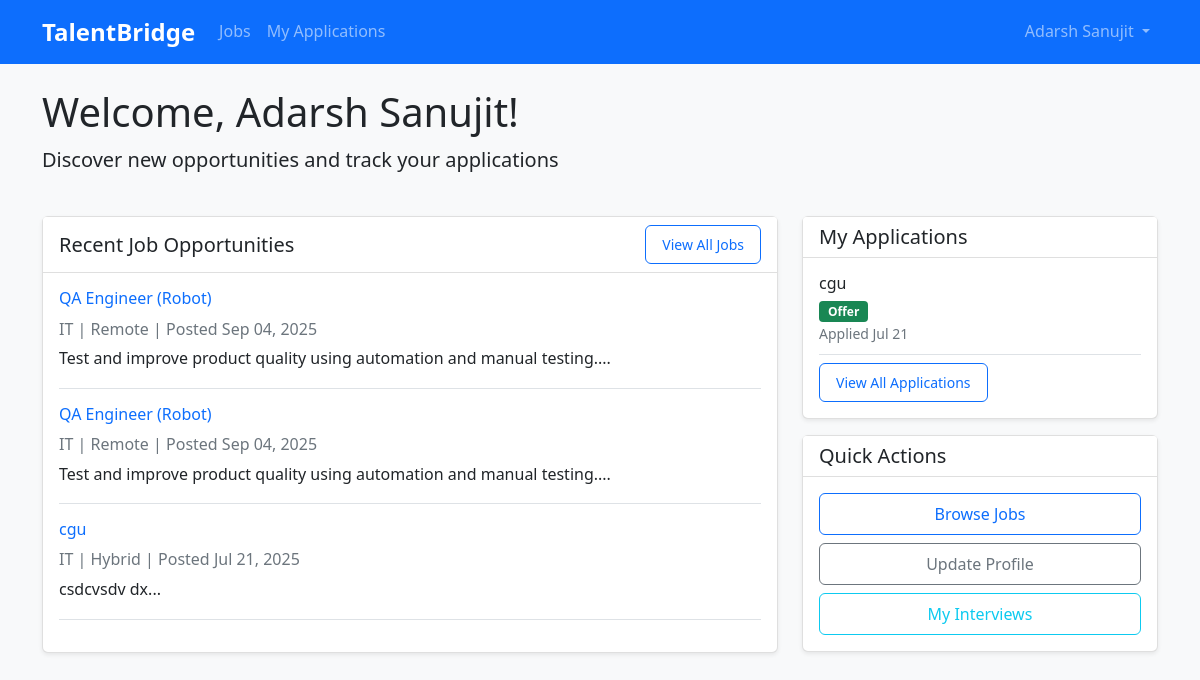
The page /jobs/employee-dashboard (signed in) on the database its author committed.
### app/models.py (models this page shows, shortened)
class User(UserMixin, db.Model):
    id = db.Column(db.Integer, primary_key=True)
    username = db.Column(db.String(80), unique=True, nullable=False)
    email = db.Column(db.String(120), unique=True, nullable=False)
    password = db.Column(db.String(120), nullable=False)
    role = db.Column(db.String(20), nullable=False, default='employee')
    first_name = db.Column(db.String(50), nullable=False)
    last_name = db.Column(db.String(50), nullable=False)
    department = db.Column(db.String(100))
    location = db.Column(db.String(100))
    skills = db.Column(db.Text)
    phone = db.Column(db.String(20))
    resume_filename = db.Column(db.String(200))
    created_at = db.Column(db.DateTime, default=datetime.utcnow)
    applications = db.relationship('Application', backref='applicant', lazy=True)
    posted_jobs = db.relationship('Job', backref='posted_by_user', lazy=True)
    def get_full_name(self):
        return f"{self.first_name} {self.last_name}"

class Job(db.Model):
    id = db.Column(db.Integer, primary_key=True)
    title = db.Column(db.String(200), nullable=False)
    department = db.Column(db.String(100), nullable=False)
    location = db.Column(db.String(100), nullable=False)
    description = db.Column(db.Text, nullable=False)
    requirements = db.Column(db.Text)
    skills_required = db.Column(db.Text)
    salary_range = db.Column(db.String(100))
    job_type = db.Column(db.String(50), default='Full-time')
    status = db.Column(db.String(20), default='active')
    deadline = db.Column(db.DateTime)
    posted_by = db.Column(db.Integer, db.ForeignKey('user.id'), nullable=False)
    created_at = db.Column(db.DateTime, default=datetime.utcnow)
    updated_at = db.Column(db.DateTime, default=datetime.utcnow, onupdate=datetime.utcnow)
    applications = db.relationship('Application', backref='job', lazy=True, cascade='all, delete-orphan')

class Application(db.Model):
    id = db.Column(db.Integer, primary_key=True)
    job_id = db.Column(db.Integer, db.ForeignKey('job.id'), nullable=False)
    user_id = db.Column(db.Integer, db.ForeignKey('user.id'), nullable=False)
    cover_letter = db.Column(db.Text)
    resume_filename = db.Column(db.String(200))
    status = db.Column(db.String(20), default='submitted')
    applied_at = db.Column(db.DateTime, default=datetime.utcnow)
    updated_at = db.Column(db.DateTime, default=datetime.utcnow, onupdate=datetime.utcnow)
    hr_notes = db.Column(db.Text)
    interviews = db.relationship('Interview', backref='application', lazy=True, cascade='all, delete-orphan')

### app/routes/jobs.py (the view)
@jobs_bp.route('/employee-dashboard')
@login_required
def employee_dashboard():
    recent_jobs = Job.query.filter_by(status='active').order_by(Job.created_at.desc()).limit(5).all()
    my_applications = Application.query.filter_by(user_id=current_user.id)\
                                    .order_by(Application.applied_at.desc()).limit(5).all()
    return render_template('dashboard/employee_dashboard.html',
                         recent_jobs=recent_jobs, my_applications=my_applications)

### app/templates/dashboard/employee_dashboard.html (shortened to what this page needs)
{% extends "base.html" %}
{% block content %}
<div class="row">
    <div class="col-12">
        <h1>Welcome, {{ current_user.get_full_name() }}!</h1>
        <p class="lead">Discover new opportunities and track your applications</p>
    </div>
</div>
<div class="row mt-4">
    <div class="col-lg-8">
        <div class="card">
            <div class="card-header d-flex justify-content-between align-items-center">
                <h5 class="mb-0">Recent Job Opportunities</h5>
                <a href="{{ url_for('jobs.job_list') }}" class="btn btn-outline-primary btn-sm">View All Jobs</a>
            </div>
            <div class="card-body">
                {% if recent_jobs %}
                    {% for job in recent_jobs %}
                    <div class="border-bottom pb-3 mb-3">
                        <h6><a href="{{ url_for('jobs.job_detail', job_id=job.id) }}" class="text-decoration-none">{{ job.title }}</a></h6>
                        <p class="text-muted mb-1">
                             {{ job.department }} |
                             {{ job.location }} |
                             Posted {{ job.created_at.strftime('%b %d, %Y') }}
                        </p>
                        <p class="mb-0">{{ job.description[:150] }}...</p>
                    </div>
                    {% endfor %}
                {% else %}
                    <p class="text-muted">No recent job postings available.</p>
                {% endif %}
            </div>
        </div>
    </div>
    <div class="col-lg-4">
        <div class="card">
            <div class="card-header">
                <h5 class="mb-0">My Applications</h5>
            </div>
            <div class="card-body">
                {% if my_applications %}
                    {% for application in my_applications %}
                    <div class="border-bottom pb-2 mb-2">
                        <h6 class="mb-1">{{ application.job.title }}</h6>
                        <span class="badge bg-{% if application.status == 'submitted' %}secondary{% elif application.status == 'interview' %}warning{% elif application.status == 'offer' %}success{% else %}danger{% endif %}">
                            {{ application.status.title() }}
                        </span>
                        <p class="text-muted small mb-0">Applied {{ application.applied_at.strftime('%b %d') }}</p>
                    </div>
                    {% endfor %}
                    <a href="{{ url_for('applications.my_applications') }}" class="btn btn-outline-primary btn-sm">View All Applications</a>
                {% else %}
                    <p class="text-muted">No applications yet.</p>
                    <a href="{{ url_for('jobs.job_list') }}" class="btn btn-primary btn-sm">Browse Jobs</a>
                {% endif %}
            </div>
        </div>
        <div class="card mt-3">
            <div class="card-header">
                <h5 class="mb-0">Quick Actions</h5>
            </div>
            <div class="card-body">
                <div class="d-grid gap-2">
                    <a href="{{ url_for('jobs.job_list') }}" class="btn btn-outline-primary">Browse Jobs</a>
                    <a href="{{ url_for('profile.edit_profile') }}" class="btn btn-outline-secondary">Update Profile</a>
                    <a href="{{ url_for('interviews.interview_list') }}" class="btn btn-outline-info">My Interviews</a>
                </div>
            </div>
        </div>
    </div>
</div>
{% endblock %}

### app/templates/base.html (shortened to what this page needs)
<!DOCTYPE html>
<html lang="en">
<head>
    <link href="https://cdn.jsdelivr.net/npm/bootstrap@5.1.3/dist/css/bootstrap.min.css" rel="stylesheet">
    <link href="{{ url_for('static', filename='css/style.css') }}" rel="stylesheet">
</head>
<body>
    <nav class="navbar navbar-expand-lg navbar-dark bg-primary">
        <div class="container">
            <a class="navbar-brand" href="{{ url_for('index') }}">TalentBridge</a>
            {% if current_user.is_authenticated %}
            <div class="collapse navbar-collapse" id="navbarNav">
                <ul class="navbar-nav me-auto">
                    <li class="nav-item">
                        <a class="nav-link" href="{{ url_for('jobs.job_list') }}">Jobs</a>
                    </li>
                    <li class="nav-item">
                        <a class="nav-link" href="{{ url_for('applications.my_applications') }}">My Applications</a>
                    </li>
                </ul>
                <ul class="navbar-nav">
                    <li class="nav-item dropdown">
                        <a class="nav-link dropdown-toggle" href="#" role="button" data-bs-toggle="dropdown">
                            {{ current_user.get_full_name() }}
                        </a>
                    </li>
                </ul>
            </div>
            {% endif %}
        </div>
    </nav>
    <main class="container mt-4">
        {% block content %}{% endblock %}
    </main>
</body>
</html>

### app/static/css/style.css (style rules this page uses)
:root { --primary-color: #0d6efd; --secondary-color: #6c757d; --success-color: #198754; --info-color: #0dcaf0; --warning-color: #ffc107; --danger-color: #dc3545; --light-color: #f8f9fa; --dark-color: #212529; }
body { font-family: 'Segoe UI', Tahoma, Geneva, Verdana, sans-serif; background-color: #f8f9fa; line-height: 1.6; }
.navbar-brand { font-weight: bold; font-size: 1.5rem; }
.card { box-shadow: 0 0.125rem 0.25rem rgba(0, 0, 0, 0.075); border: 1px solid rgba(0, 0, 0, 0.125); border-radius: 0.375rem; }
.card-header { background-color: #fff; border-bottom: 1px solid rgba(0, 0, 0, 0.125); font-weight: 500; }
.badge { font-size: 0.75em; padding: 0.375em 0.75em; }
.btn { font-weight: 500; border-radius: 0.375rem; padding: 0.5rem 1rem; transition: all 0.2s ease-in-out; }

### rows shown on the page
User: get_full_name "Adarsh Sanujit"
Job: title "QA Engineer (Robot)", department "IT", location "Remote", created_at "Sep 04, 2025", description "Test and improve product quality using automation and manual testing."
Job: title "QA Engineer (Robot)", department "IT", location "Remote", created_at "Sep 04, 2025", description "Test and improve product quality using automation and manual testing."
Job: title "cgu", department "IT", location "Hybrid", created_at "Jul 21, 2025", description "csdcvsdv dx"
Application: job "cgu", status "Offer", applied_at "Jul 21"
